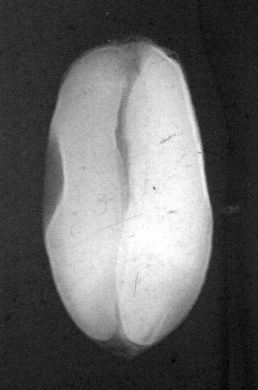
#> input picture src/super-resolution/Evaluation/HR/hr_img_1.png, 258 x 390 px
$ python -i seed_segmentattion.py   (imports and definitions only)
#> lines starting #> are read from the running program, lines starting #| are printed output that depends on the picture; after the words box and inside, x2 and y2 are one past the last pixel; in counts of white or black regions, pixels touching at a corner belong together
import cv2
import numpy as np
import os

def process_and_save_grains(image_path, output_folder="grains", grains_on_image=100, cur_image=0):
    # Создаем папку для сохранения зерен, если она не существует
#> called with output_folder = 'grains', grains_on_image = 100, cur_image = 0
    if not os.path.exists(output_folder):
        os.makedirs(output_folder)

    # Шаг 1: Загрузка изображения
    original_image = cv2.imread(image_path, cv2.IMREAD_GRAYSCALE)
#> original_image is the input picture: shape (390, 258); min 0, max 255, mean 101.2

    # [19 lines of commented-out code are left out]
    clahe = cv2.createCLAHE(clipLimit=2.0, tileGridSize=(8, 8))
    enhanced_image = clahe.apply(original_image)

    # Шаг 3: Размытие для сглаживания контуров
    blurred_image = cv2.GaussianBlur(enhanced_image, (3, 3), 0)

    # Шаг 4: Бинаризация с использованием метода OTSU
    _, binary_image = cv2.threshold(blurred_image, 0, 255, cv2.THRESH_BINARY_INV + cv2.THRESH_OTSU)
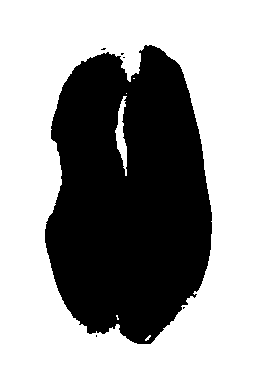
#> binary_image: shape (390, 258); 62.3% white; 6 black regions (5 under 20 px), largest, box (x1, y1, x2, y2) and area: (45, 45, 212, 344) 37965

    # Шаг 5: Морфологические операции для улучшения формы объектов
    kernel = cv2.getStructuringElement(cv2.MORPH_ELLIPSE, (3, 3))
    binary_image = cv2.morphologyEx(binary_image, cv2.MORPH_CLOSE, kernel, iterations=1)
#> binary_image: shape (390, 258); 62.3% white; 1 black region, box (x1, y1, x2, y2) and area: (45, 45, 212, 344) 37933
    binary_image = cv2.morphologyEx(binary_image, cv2.MORPH_OPEN, kernel, iterations=1)
#> binary_image: shape (390, 258); 62.3% white; 1 black region, box (x1, y1, x2, y2) and area: (45, 45, 212, 344) 37979

    # Шаг 6: Удаление мелких объектов (шумов) по площади
    num_labels, labels, stats, centroids = cv2.connectedComponentsWithStats(binary_image, connectivity=8)
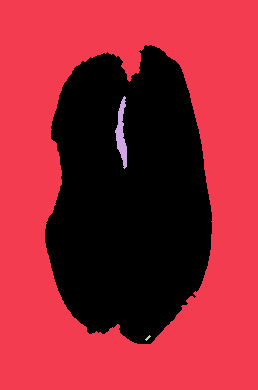
#> labels: shape (390, 258) int32; 4 distinct labels, from 0 to 3; one colour per label, 0 black
#> num_labels = 4; stats = [[45, 45, 167, 299, 37979], [0, 0, 258, 390, 62190], [115, 96, 12, 73, 437], [145, 335, 6, 6, 14]]; centroids = [[128.3, 196.7], [128.6, 193.5], [121.2, 133.6], [147.5, 337.5]]
    min_size = 100  # Минимальный размер объекта
    binary_image_cleaned = np.zeros(binary_image.shape, dtype=np.uint8)

    for i in range(1, num_labels):
        if stats[i, cv2.CC_STAT_AREA] >= min_size:
            binary_image_cleaned[labels == i] = 255
#> binary_image_cleaned: shape (390, 258); 62.2% white; 1 black region, box (x1, y1, x2, y2) and area: (45, 45, 212, 344) 37993

    # Шаг 7: Дистанционное преобразование
    distance_transform = cv2.distanceTransform(binary_image_cleaned, cv2.DIST_L2, 5)
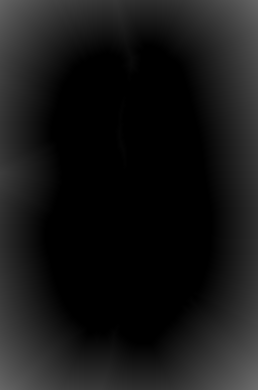
#> distance_transform: shape (390, 258) float32; min 0, max 109, mean 22.3
    ret, sure_fg = cv2.threshold(distance_transform, 0.7 * distance_transform.max(), 255, 0)
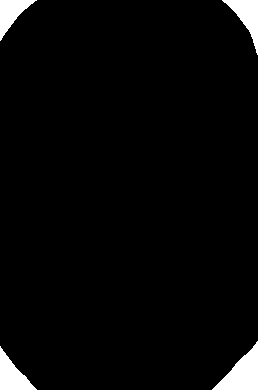
#> sure_fg: shape (390, 258) float32; 3.3% white; 4 white regions, box (x1, y1, x2, y2) and area: (212, 341, 258, 390) 1124, (0, 346, 37, 390) 782, (222, 0, 258, 55) 772, (0, 0, 37, 41) 669
#> ret = 76.27

    # Шаг 8: Создание маркеров для Watershed
    sure_fg = np.uint8(sure_fg)
    unknown = cv2.subtract(binary_image_cleaned, sure_fg)
#> unknown: shape (390, 258); 58.9% white; 5 black regions
    num_labels, markers = cv2.connectedComponents(sure_fg)
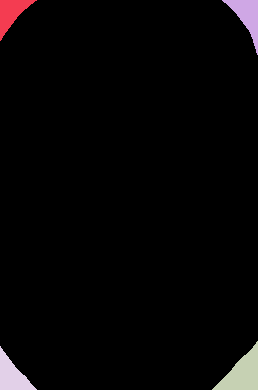
#> markers: shape (390, 258) int32; 5 distinct labels, from 0 to 4; one colour per label, 0 black
#> num_labels = 5
    markers = markers + 1
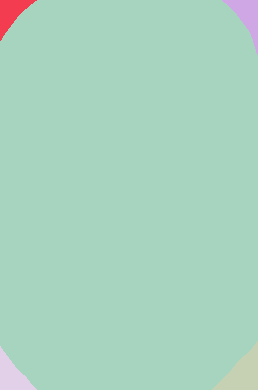
#> markers: shape (390, 258) int32; 5 distinct labels, from 1 to 5; one colour per label, 0 black
    markers[unknown == 255] = 0
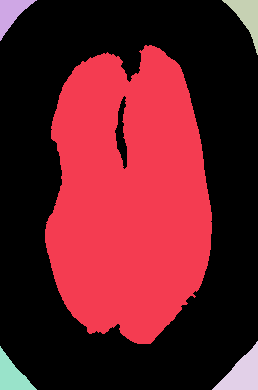
#> markers: shape (390, 258) int32; 6 distinct labels, from 0 to 5; one colour per label, 0 black

    # Шаг 9: Визуализация результатов алгоритма Watershed
    output_image = cv2.cvtColor(original_image, cv2.COLOR_GRAY2BGR)

    # Шаг 10: Фильтрация контуров по площади
    contours, _ = cv2.findContours(binary_image_cleaned, cv2.RETR_LIST, cv2.CHAIN_APPROX_SIMPLE)
#> contours = 3 contours; box (x1, y1, x2, y2) and area: (0, 0, 258, 390) 99973, (44, 44, 213, 345) 38820, (115, 96, 127, 169) 364
    min_contour_area = 1000  # Минимальная площадь контура
    max_contour_area = 9000  # Максимальная площадь контура
    filtered_contours = [cnt for cnt in contours
                         if (cv2.contourArea(cnt) > min_contour_area) and
                         (cv2.contourArea(cnt) < max_contour_area) and
                         (max(cv2.minAreaRect(cnt)[1])/min(cv2.minAreaRect(cnt)[1])<4)]
#> filtered_contours = []

    # Шаг 11: Сохранение каждого зерна как отдельного изображения и нумерация
    for i, contour in enumerate(filtered_contours):
        # Получаем ограничивающий прямоугольник для каждого контура
        x, y, w, h = cv2.boundingRect(contour)
        # Отступ для полного захвата зерна
        bound = 5
        # Рисуем прямоугольник вокруг зерна
        cv2.rectangle(output_image, (x-bound, y-bound), (x + w + bound, y + h + bound), (0, 255, 0), 2)
        # Вырезаем область зерна из оригинального изображения
        grain = original_image[max(0,y-bound):y+h+bound, max(0,x-bound):x+w+bound]
        # Сохраняем зерно в папку с номером
        grain_path = os.path.join(output_folder, f"grain_{grains_on_image * cur_image + i + 1}.png")
        # [5 lines of commented-out code are left out]
        cv2.imwrite(grain_path, grain)

        # Нумерация на итоговом изображении
        center_x = x + w // 2
        center_y = y + h // 2
        cv2.putText(output_image, str(i + 1), (center_x, center_y), cv2.FONT_HERSHEY_SIMPLEX, 0.5, (0, 0, 255), 2)
#> this loop made 0 passes

    return output_image

# [9 lines not run here, left out]

# [11 lines of commented-out code are left out]

>>> result = process_and_save_grains('../super-resolution/Evaluation/HR/hr_img_1.png')

$ run again, on src/super-resolution/Evaluation/HR/hr_img_2.png
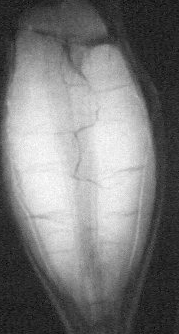
#> input picture src/super-resolution/Evaluation/HR/hr_img_2.png, 179 x 334 px
#> in process_and_save_grains, original_image is the input picture: shape (334, 179); min 0, max 255, mean 121.6
#> in process_and_save_grains, `binary_image = cv2.morphologyEx(binary_image, cv2.MORPH_CLOSE, kernel,..`:
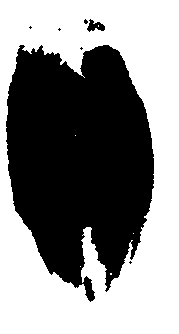
#> binary_image: shape (334, 179); 53.9% white; 7 black regions (5 under 20 px), largest, box (x1, y1, x2, y2) and area: (6, 45, 154, 302) 27410, (87, 19, 105, 32) 127
#> labels: shape (334, 179) int32; values 0 (black) and 1 (white), 53.8% white; 6 black regions (4 under 20 px), largest, box (x1, y1, x2, y2) and area: (6, 45, 154, 302) 27463, (84, 19, 105, 32) 152
#> in process_and_save_grains, `num_labels, labels, stats, centroids = cv2.connectedComponentsWithStat..`: num_labels = 2; stats = [[6, 19, 148, 283, 27635], [0, 0, 179, 334, 32151]]; centroids = [[78.94, 158], [97.65, 173.8]]
#> ret = 57.53
#> unknown: shape (334, 179); 51% white; 9 black regions (4 under 20 px)
#> in process_and_save_grains, `num_labels, markers = cv2.connectedComponents(sure_fg)`: num_labels = 4
#> in process_and_save_grains, `markers[unknown == 255] = 0`:
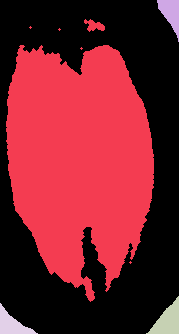
#> markers: shape (334, 179) int32; 5 distinct labels, from 0 to 4; one colour per label, 0 black
#> contours = 7 contours, 4 with area under 20; largest, box (x1, y1, x2, y2) and area: (0, 0, 179, 334) 59274, (5, 44, 155, 303) 27890, (83, 18, 106, 33) 179
#> filtered_contours = []

$ run again, on src/super-resolution/Evaluation/HR/hr_img_3.png
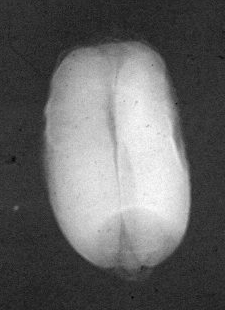
#> input picture src/super-resolution/Evaluation/HR/hr_img_3.png, 225 x 310 px
#> in process_and_save_grains, original_image is the input picture: shape (310, 225); min 0, max 255, mean 102.1
#> in process_and_save_grains, `num_labels, labels, stats, centroids = cv2.connectedComponentsWithStat..`:
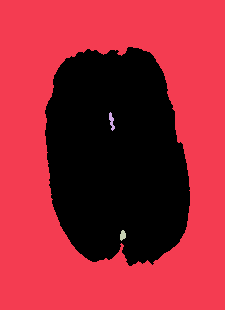
#> labels: shape (310, 225) int32; 4 distinct labels, from 0 to 3; one colour per label, 0 black
#> in process_and_save_grains, `num_labels, labels, stats, centroids = cv2.connectedComponentsWithStat..`: num_labels = 4; stats = [[45, 47, 145, 219, 25330], [0, 0, 225, 310, 44313], [109, 112, 6, 19, 59], [120, 230, 6, 11, 48]]; centroids = [[115.8, 156.5], [109.8, 153.3], [111.2, 120.9], [122.4, 234.9]]
#> ret = 67.47
#> unknown: shape (310, 225); 60.3% white; 5 black regions
#> in process_and_save_grains, `num_labels, markers = cv2.connectedComponents(sure_fg)`: num_labels = 5
#> in process_and_save_grains, `markers[unknown == 255] = 0`:
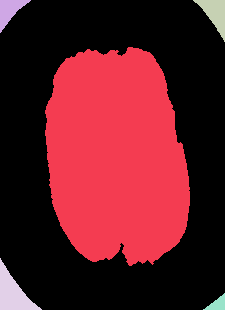
#> markers: shape (310, 225) int32; 6 distinct labels, from 0 to 5; one colour per label, 0 black
#> contours = 2 contours; box (x1, y1, x2, y2) and area: (0, 0, 225, 310) 69216, (44, 46, 191, 267) 25738
#> filtered_contours = []

$ run again, on src/super-resolution/Evaluation/HR/hr_img_4.png
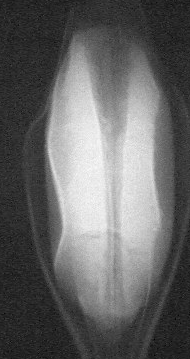
#> input picture src/super-resolution/Evaluation/HR/hr_img_4.png, 190 x 359 px
#> in process_and_save_grains, original_image is the input picture: shape (359, 190); min 0, max 255, mean 101.1
#> labels: shape (359, 190) int32; 6 distinct labels, from 0 to 5
#> in process_and_save_grains, `num_labels, labels, stats, centroids = cv2.connectedComponentsWithStat..`: num_labels = 6; stats = [[45, 39, 119, 280, 22772], [0, 0, 190, 359, 45145], [112, 232, 9, 52, 275], [107, 282, 3, 3, 5], [119, 293, 4, 4, 8], [113, 298, 3, 3, 5]]; centroids = [[104.4, 183.1], [89.38, 176.4], [115.9, 258.7], [108, 283], [120.5, 294.5], [114, 299]]
#> ret = 68.12
#> unknown: shape (359, 190); 64.5% white; 5 black regions
#> in process_and_save_grains, `num_labels, markers = cv2.connectedComponents(sure_fg)`: num_labels = 5
#> in process_and_save_grains, `markers[unknown == 255] = 0`:
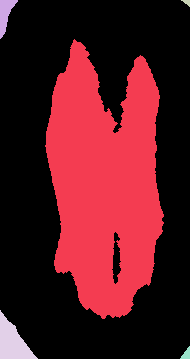
#> markers: shape (359, 190) int32; 6 distinct labels, from 0 to 5; one colour per label, 0 black
#> contours = 3 contours; box (x1, y1, x2, y2) and area: (0, 0, 190, 359) 67662, (44, 38, 165, 320) 23460, (112, 232, 121, 284) 222
#> filtered_contours = []
